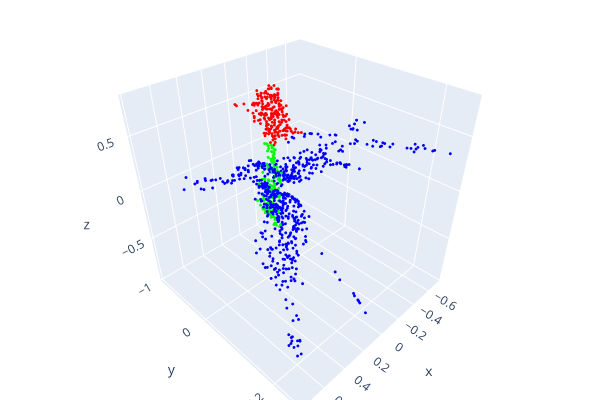
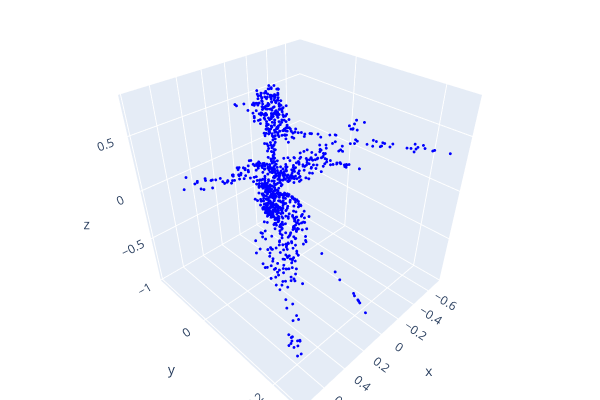

Notebook cell for these charts, in order:
### Code cell
idx = 2
visualize_data(test_pointclouds[idx],test_pointclouds_labels[idx])

visualize_data(test_pointclouds[idx],pred_choice[idx].cpu().detach().numpy())

### Figure 1 — Plotly figure (JSON) as saved in the notebook; plotly's stock layout.template omitted (floating-point values rounded to 4 significant figures; data arrays with more than 128 entries replaced by an {"elided": "..."} marker saying what was removed)
{"data": [{"marker": {"color": {"elided": "1000x3 float values"}, "size": 1}, "mode": "markers", "type": "scatter3d", "x": {"elided": "1000 float values"}, "y": {"elided": "1000 float values"}, "z": {"elided": "1000 float values"}}], "layout": {"height": 400, "margin": {"b": 0, "l": 0, "r": 0, "t": 0}, "scene": {"camera": {"center": {"x": 0, "y": 0, "z": 0}, "up": {"x": 0, "y": 0, "z": 1}}}, "showlegend": false, "width": 600}}

### Figure 2 — Plotly figure (JSON) as saved in the notebook; plotly's stock layout.template omitted (floating-point values rounded to 4 significant figures; data arrays with more than 128 entries replaced by an {"elided": "..."} marker saying what was removed)
{"data": [{"marker": {"color": {"elided": "1000x3 float values"}, "size": 1}, "mode": "markers", "type": "scatter3d", "x": {"elided": "1000 float values"}, "y": {"elided": "1000 float values"}, "z": {"elided": "1000 float values"}}], "layout": {"height": 400, "margin": {"b": 0, "l": 0, "r": 0, "t": 0}, "scene": {"camera": {"center": {"x": 0, "y": 0, "z": 0}, "up": {"x": 0, "y": 0, "z": 1}}}, "showlegend": false, "width": 600}}
